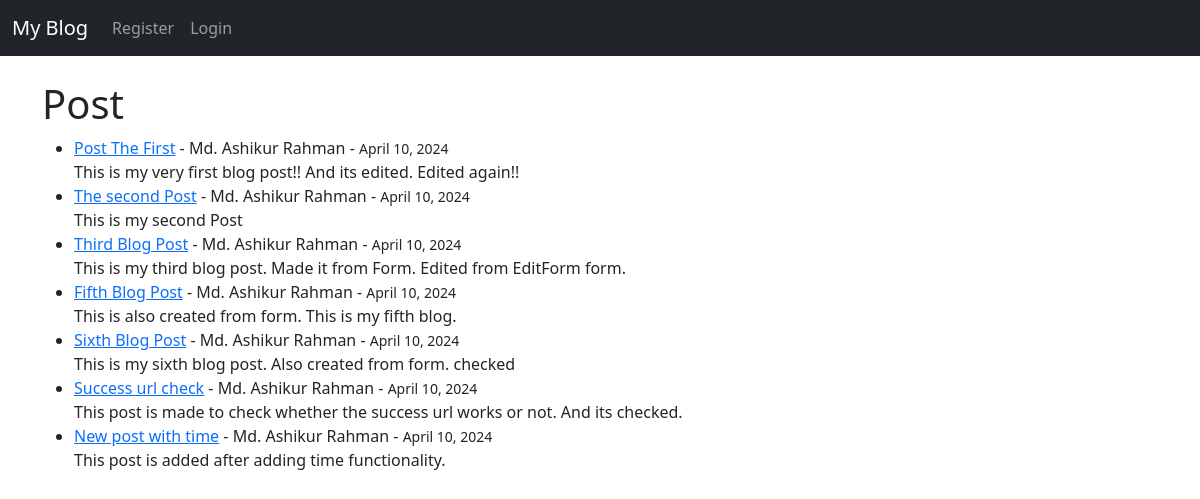
The app's page /, older data.
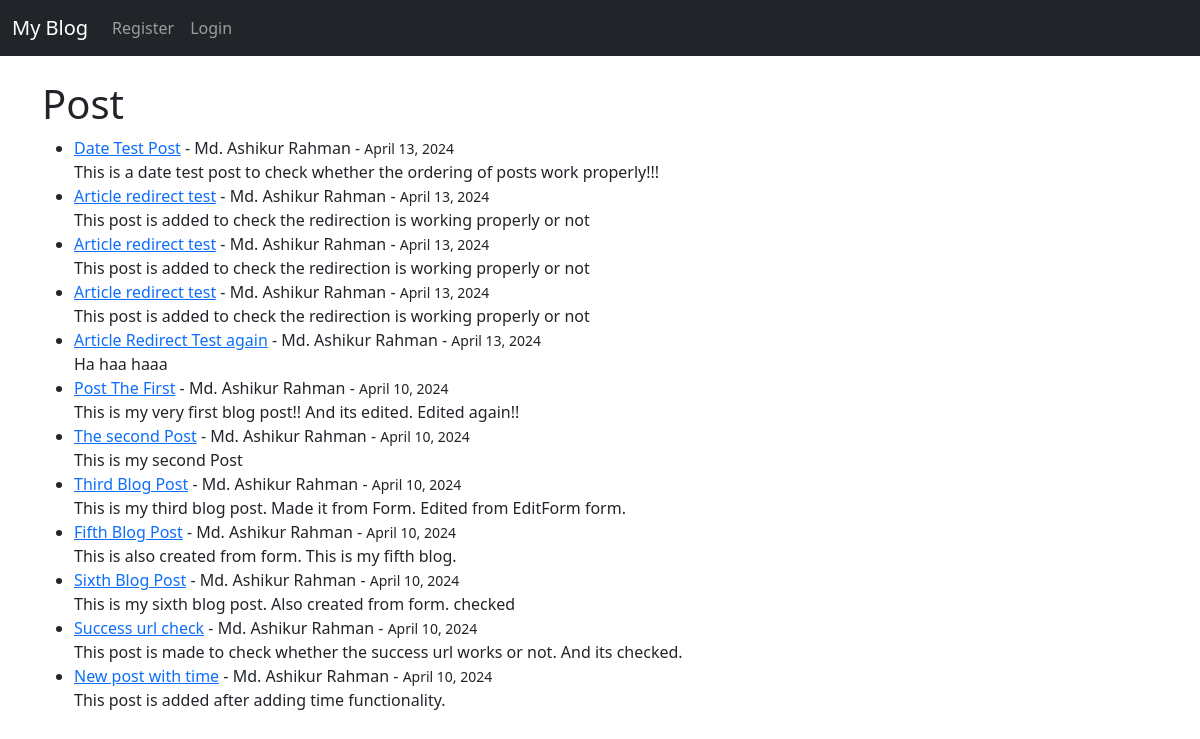
The same page, newer data.
### theblog/models.py (models this page shows, shortened)
class Post(models.Model):
    title = models.CharField(max_length=255)
    title_tag = models.CharField(max_length=255)
    author = models.ForeignKey(User, on_delete=models.CASCADE)
    body = models.TextField()
    post_date = models.DateField(auto_now_add=True)

### theblog/views.py (the view)
# urls.py: path("", views.HomeView.as_view(), name="home"),
class HomeView(ListView):
    model = Post
    template_name = "home.html"
    ordering = ["-post_date"]

### theblog/templates/home.html (shortened to what this page needs)
{% extends 'base.html' %}
{% block content %}
<h1>Post</h1>
<ul>
    {% for post in object_list %}
    <li><a href="{% url 'article-detail' post.pk %}">{{post.title}}</a> - {{post.author.first_name}}
        {{post.author.last_name}}
        - <small>{{post.post_date}}</small>
        <br>
        {{post.body | slice:':200'}}
    </li>
    {% endfor %}
</ul>
{% endblock %}

### theblog/templates/base.html (shortened to what this page needs)
<!doctype html>
<html lang="en">
<head>
    <link href="https://cdn.jsdelivr.net/npm/bootstrap@5.3.3/dist/css/bootstrap.min.css" rel="stylesheet"
>
</head>
<body>
    <nav class="navbar navbar-expand-lg bg-dark navbar-dark">
        <div class="container-fluid">
            <a class="navbar-brand" href="{% url 'home' %}">My Blog</a>
            <div class="collapse navbar-collapse" id="navbarSupportedContent">
                <ul class="navbar-nav me-auto mb-2 mb-lg-0">
                    {% if user.is_authenticated %}
                    <li class="nav-item">
                        <a class="nav-link" href="{% url 'add_post' %}">Add Post</a>
                    </li>
                    <li class="nav-item">
                        <a class="nav-link" href="{% url 'logout' %}">Logout</a>
                    </li>
                    {% else %}
                    <li class="nav-item">
                        <a class="nav-link" href="{% url 'register' %}">Register</a>
                    </li>
                    <li class="nav-item">
                        <a class="nav-link" href="{% url 'login' %}">Login</a>
                    </li>
                    {% endif %}
                </ul>
            </div>
        </div>
    </nav>
    <br>
    <div class="container">
        {% block content %}
        {% endblock %}
    </div>
</body>
</html>

Row changes from the older to the newer data that the page shows:
added Post: title "Date Test Post", author.first_name "Md. Ashikur", author.last_name "Rahman", post_date "April 13, 2024", body "This is a date test post to check whether the ordering of posts work properly!!!"
added Post: title "Article redirect test", author.first_name "Md. Ashikur", author.last_name "Rahman", post_date "April 13, 2024", body "This post is added to check the redirection is working properly or not"
added Post: title "Article redirect test", author.first_name "Md. Ashikur", author.last_name "Rahman", post_date "April 13, 2024", body "This post is added to check the redirection is working properly or not"
added Post: title "Article redirect test", author.first_name "Md. Ashikur", author.last_name "Rahman", post_date "April 13, 2024", body "This post is added to check the redirection is working properly or not"
added Post: title "Article Redirect Test again", author.first_name "Md. Ashikur", author.last_name "Rahman", post_date "April 13, 2024", body "Ha haa haaa"
